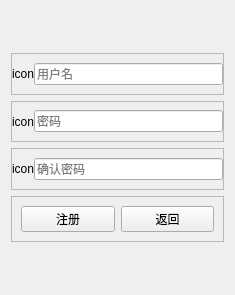
<?xml version="1.0" encoding="UTF-8"?>
<ui version="4.0">
 <class>Frame</class>
 <widget class="QFrame" name="Frame">
  <property name="geometry">
   <rect>
    <x>0</x>
    <y>0</y>
    <width>235</width>
    <height>295</height>
   </rect>
  </property>
  <property name="windowTitle">
   <string>Frame</string>
  </property>
  <property name="styleSheet">
   <string notr="true"/>
  </property>
  <layout class="QVBoxLayout" name="verticalLayout" stretch="1,1,1,1,1,1">
   <item>
    <spacer name="verticalSpacer_2">
     <property name="orientation">
      <enum>Qt::Vertical</enum>
     </property>
     <property name="sizeHint" stdset="0">
      <size>
       <width>20</width>
       <height>38</height>
      </size>
     </property>
    </spacer>
   </item>
   <item>
    <widget class="QFrame" name="frame_2">
     <property name="frameShape">
      <enum>QFrame::StyledPanel</enum>
     </property>
     <property name="frameShadow">
      <enum>QFrame::Raised</enum>
     </property>
     <layout class="QHBoxLayout" name="horizontalLayout_4">
      <property name="spacing">
       <number>0</number>
      </property>
      <property name="leftMargin">
       <number>0</number>
      </property>
      <property name="topMargin">
       <number>0</number>
      </property>
      <property name="rightMargin">
       <number>0</number>
      </property>
      <property name="bottomMargin">
       <number>0</number>
      </property>
      <item>
       <widget class="QLabel" name="label_7">
        <property name="text">
         <string>icon</string>
        </property>
       </widget>
      </item>
      <item>
       <widget class="QLineEdit" name="lineEdit">
        <property name="placeholderText">
         <string>用户名</string>
        </property>
       </widget>
      </item>
     </layout>
    </widget>
   </item>
   <item>
    <widget class="QFrame" name="frame_3">
     <property name="frameShape">
      <enum>QFrame::StyledPanel</enum>
     </property>
     <property name="frameShadow">
      <enum>QFrame::Raised</enum>
     </property>
     <layout class="QHBoxLayout" name="horizontalLayout_5">
      <property name="spacing">
       <number>0</number>
      </property>
      <property name="leftMargin">
       <number>0</number>
      </property>
      <property name="topMargin">
       <number>0</number>
      </property>
      <property name="rightMargin">
       <number>0</number>
      </property>
      <property name="bottomMargin">
       <number>0</number>
      </property>
      <item>
       <widget class="QLabel" name="label_8">
        <property name="text">
         <string>icon</string>
        </property>
       </widget>
      </item>
      <item>
       <widget class="QLineEdit" name="lineEdit_2">
        <property name="placeholderText">
         <string>密码</string>
        </property>
       </widget>
      </item>
     </layout>
    </widget>
   </item>
   <item>
    <widget class="QFrame" name="frame_4">
     <property name="frameShape">
      <enum>QFrame::StyledPanel</enum>
     </property>
     <property name="frameShadow">
      <enum>QFrame::Raised</enum>
     </property>
     <layout class="QHBoxLayout" name="horizontalLayout_7">
      <property name="spacing">
       <number>0</number>
      </property>
      <property name="leftMargin">
       <number>0</number>
      </property>
      <property name="topMargin">
       <number>0</number>
      </property>
      <property name="rightMargin">
       <number>0</number>
      </property>
      <property name="bottomMargin">
       <number>0</number>
      </property>
      <item>
       <widget class="QLabel" name="label_9">
        <property name="text">
         <string>icon</string>
        </property>
       </widget>
      </item>
      <item>
       <widget class="QLineEdit" name="lineEdit_3">
        <property name="placeholderText">
         <string>确认密码</string>
        </property>
       </widget>
      </item>
     </layout>
    </widget>
   </item>
   <item>
    <widget class="QFrame" name="frame_5">
     <property name="frameShape">
      <enum>QFrame::StyledPanel</enum>
     </property>
     <property name="frameShadow">
      <enum>QFrame::Raised</enum>
     </property>
     <layout class="QHBoxLayout" name="horizontalLayout_6">
      <item>
       <widget class="QPushButton" name="pushButton_register">
        <property name="text">
         <string>注册</string>
        </property>
       </widget>
      </item>
      <item>
       <widget class="QPushButton" name="pushButton_toLogin">
        <property name="text">
         <string>返回</string>
        </property>
       </widget>
      </item>
     </layout>
    </widget>
   </item>
   <item>
    <spacer name="verticalSpacer">
     <property name="orientation">
      <enum>Qt::Vertical</enum>
     </property>
     <property name="sizeHint" stdset="0">
      <size>
       <width>20</width>
       <height>38</height>
      </size>
     </property>
    </spacer>
   </item>
  </layout>
 </widget>
 <resources/>
 <connections/>
</ui>
